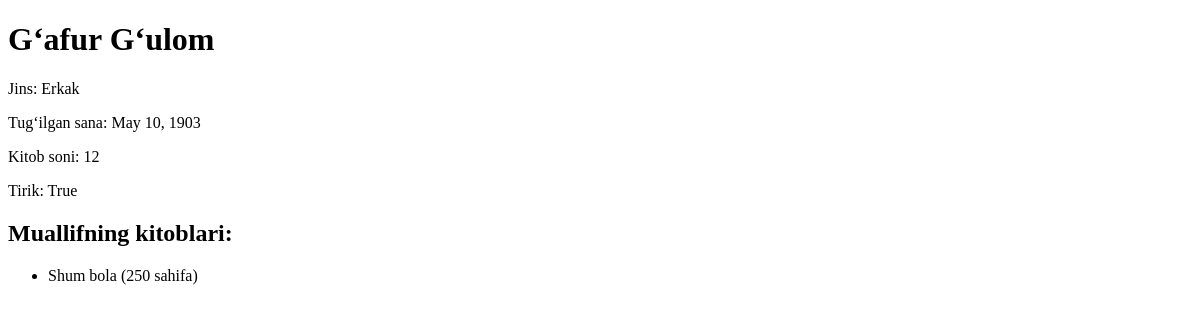
Page /muallif/3/ on the earlier database version.
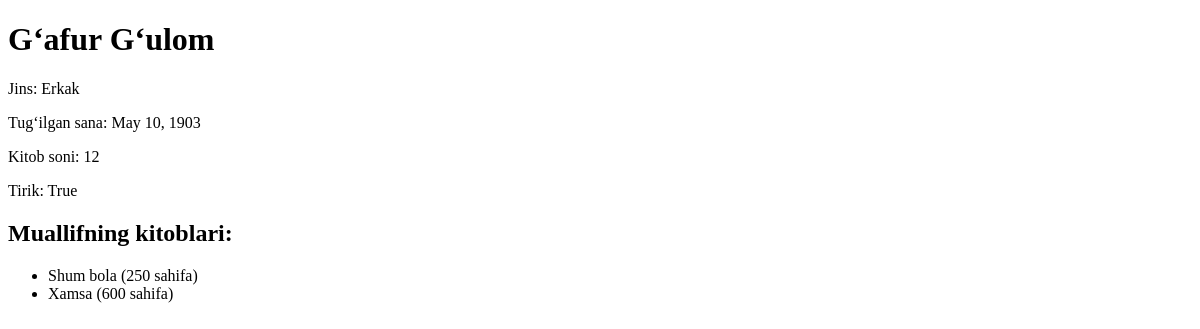
Same page on the later database version.
### main/models.py (models this page shows, shortened)
class Kitob(models.Model):
    nom = models.CharField(max_length=200)
    janr = models.CharField(max_length=100)
    sahifa = models.IntegerField()
    muallif = models.ForeignKey(Muallif, on_delete=models.SET_NULL, null=True)
    class Meta:
        verbose_name = "Kitob"
        verbose_name_plural = "Kitoblar"

### main/views.py (the view)
# urls.py: path("muallif/<int:pk>/", muallif_detail, name="muallif_detail"),
def muallif_detail(request, pk):
    muallif = get_object_or_404(Muallif, pk=pk)
    kitoblar = Kitob.objects.filter(muallif=muallif)
    return render(request, "muallif_detail.html", {"muallif": muallif, "kitoblar": kitoblar})

### templates/muallif_detail.html (shortened to what this page needs)
<!DOCTYPE html>
<html lang="en">
<head>
</head>
<body>
<h1>{{ muallif.ism }}</h1>
<p>Jins: {{ muallif.jins }}</p>
<p>Tug‘ilgan sana: {{ muallif.tugilgan_sana }}</p>
<p>Kitob soni: {{ muallif.kitob_soni }}</p>
<p>Tirik: {{ muallif.tirik }}</p>
<h2>Muallifning kitoblari:</h2>
<ul>
  {% for kitob in kitoblar %}
    <li>{{ kitob.nom }} ({{ kitob.sahifa }} sahifa)</li>
  {% endfor %}
</ul>
</body>
</html>

Differences in the rows shown:
added Kitob: nom "Xamsa", sahifa "600"
